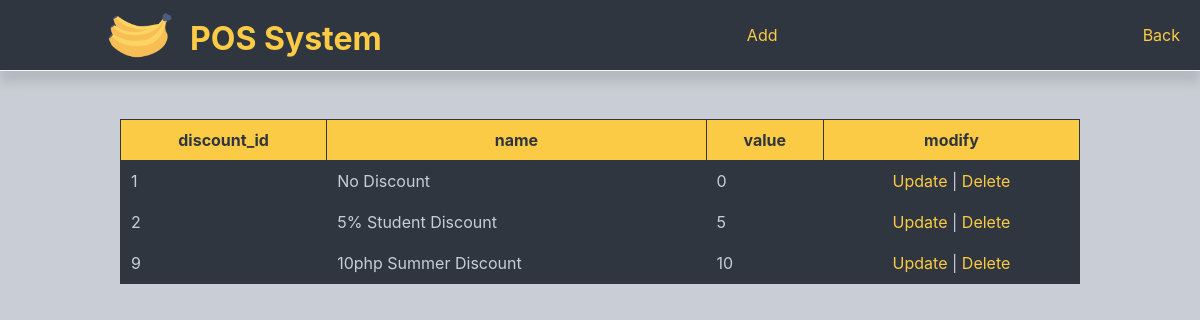
The page /admin_side/discount.php (signed in) on the database its author committed.
### tables this page shows
CREATE TABLE `discount` (
  `discount_id` int(11) NOT NULL,
  `name` varchar(255) DEFAULT NULL,
  `value` float NOT NULL,
  `type` varchar(45) NOT NULL
);

### admin_side/discount.php (the view, shortened to what this page needs)
<!DOCTYPE html>
<html lang="en">
<head>
    <link rel="stylesheet" href="../include/styles/discount.css">
</head>
<body>
<nav>
    <div class="logo">
        <img src="..\include\image\sadas.png" alt="Company Logo">
        <div class="text_logo">POS System</div>
    </div>
    <div> <a href='discount_add.php?id=$discount_id'>Add</a>
</div>
<div><a href="admindashboard.php">Back</a>
</div>
</nav>
<table border='1' cellpadding='7'>
    <tr>
    <th>discount_id</th>
    <th>name</th>
    <th>value</th>
    <th>modify</th>
    </tr>
    <?php
    require_once "..\include\connect\dbcon.php";
    $sql = "SELECT * FROM discount";
    $stmt = $pdoConnect->prepare($sql);
    $stmt->execute();
    while ($row = $stmt->fetch(PDO::FETCH_ASSOC)) {
        extract($row);
        echo "<tr>";
        echo "<td>" . $discount_id . "</td>";
        echo "<td>" . $name . "</td>";
        echo "<td>" . $value . "</td>";
        echo "<td class='modify'><a href='discount_update.php?id=$discount_id'>Update</a> | <a href='discount_delete.php?id=$discount_id'>Delete</a></td>";
        echo "</tr>";
    }
    echo '</table>';
?>
</body>
</html>

### include/styles/discount.css (style rules this page uses)
body { font-family: 'Inter', sans-serif; background-color:#c9ced6; margin: 0; padding: 0; }
table { margin-top: 4%; width: 80%; border-collapse: collapse; margin-left: auto; margin-right: auto; }
table, th, td { border: 1px solid #2f3640; }
th, td { padding: 10px; }
th { background-color: #fbcb45; color: #2f3640; }
td { background-color: #2f3640; color: #c9ced6; }
a { margin-left: auto; margin-right: auto; color: #fbcb45; text-decoration: none; }
nav { display: flex; justify-content: space-between; align-items: center; background-color: #2f3640; padding: 12px 20px; border-bottom: 1px solid #f5f6fa; box-shadow: 0 12px 10px rgba(0, 0, 0, 0.1); }
.logo { display: flex; align-items: center; }
.text_logo { font-weight: bold; margin-left: 10px; margin-top: 6px; font-size: 32px; color: #fbcb45; }
.logo img { margin-left: 80px; height: auto; width: 80px }
.modify { text-align: center; }

### rows shown on the page
discount: discount_id "1", name "No Discount", value "0"
discount: discount_id "2", name "5% Student Discount", value "5"
discount: discount_id "9", name "10php Summer Discount", value "10"
